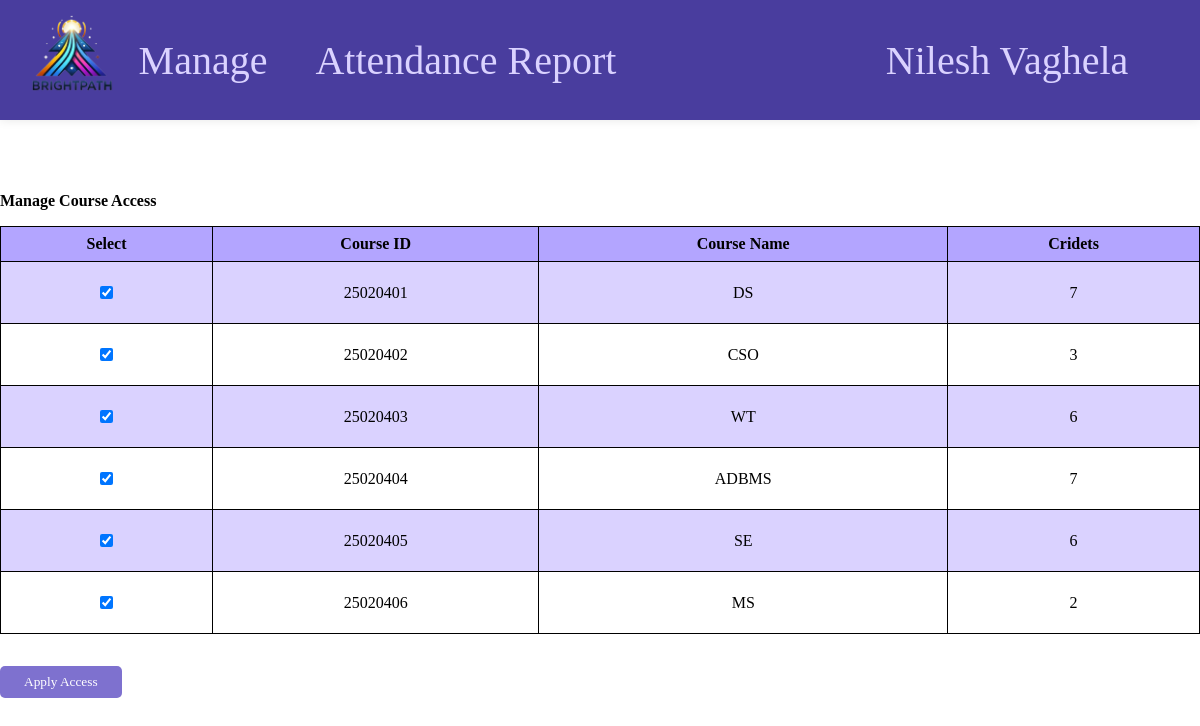
/hod/php/cc-manage.php (signed in), run on the app's committed database.
### tables this page shows
CREATE TABLE `cvallow` (
  `Course_ID` int(11) DEFAULT NULL,
  `Status` enum('Allow','Not-Allow') NOT NULL DEFAULT 'Not-Allow'
);

CREATE TABLE `course` (
  `Course_ID` int(15) NOT NULL,
  `Course_Name` varchar(25) NOT NULL,
  `Department_ID` int(15) DEFAULT NULL,
  `Credits` int(5) NOT NULL,
  `HOD_ID` int(15) DEFAULT NULL
);

### hod/php/cc-manage.php (the view, shortened to what this page needs)
<?php
include 'navbar.php';
include 'conn.php';
?>
<link rel="stylesheet" href="../css/cc-manage.css">
<div class="main">
    <h4>Manage Course Access</h4>
    <form method="post">
        <table id="callow">
            <tr>
                <th>Select</th>
                <th>Course ID</th>
                <th>Course Name</th>
                <th>Cridets</th>
            </tr>
        <?php
        $sql='SELECT * from course where Department_ID ='. $_SESSION["did"].';';
        $cresult=mysqli_query($conn,$sql);
        if(mysqli_num_rows($cresult)>0){
            while($row=mysqli_fetch_array($cresult)){
                $allow='SELECT Status From cvallow where Course_ID = '. $row['Course_ID'].';';
                $rallow=mysqli_query($conn,$allow);
                $rowallow=mysqli_fetch_array($rallow);
                ?>
                <tr>
                    <td>
                        <input type="checkbox" name="ccid[]" value="<?php echo $row['Course_ID']; ?>" <?php if($rowallow['Status'] == "Allow") echo "checked"; ?>>
                    </td>
                    <td>
                        <?php echo $row['Course_ID'];?>
                    </td>
                    <td>
                        <?php echo $row['Course_Name'];?>
                    </td>
                    <td>
                        <?php echo $row['Credits'];?>
                    </td>
                </tr>
                <?php
            }
        }
        ?>
        </table>
        <input type="submit" value="Apply Access" name="allow">
    </form>
</div>

### hod/css/navbar.css (style rules this page uses)
* { font-family: 'Times New Roman'; margin: 0; padding: 0; }

### hod/css/cc-manage.css (style rules this page uses)
.main { top: 20vh; position: absolute; display: flex; flex-direction: column; width: 100%; padding: 4vh 0; }
table { width: 100%; border-collapse: collapse; margin: 2vh 0; }
table th, table td { border: 1px solid rgb(0, 0, 0); padding: 1vh; text-align: center; }
table th { background-color: rgb(179, 165, 255); color: rgb(0, 0, 0); }
table tr:nth-child(even) { background-color: rgb(218, 210, 255); }
table tr:nth-child(odd) { background-color: rgb(255, 255, 255); }
input { margin: 2vh auto; padding: 1vh 2vw; background-color: rgb(126, 113, 207); color: white; border: none; border-radius: 5px; cursor: pointer; }

### data on the page
course: Course_ID "25020401", Course_Name "DS", Credits "7"
cvallow: Status "☑"
course: Course_ID "25020402", Course_Name "CSO", Credits "3"
cvallow: Status "☑"
course: Course_ID "25020403", Course_Name "WT", Credits "6"
cvallow: Status "☑"
course: Course_ID "25020404", Course_Name "ADBMS", Credits "7"
cvallow: Status "☑"
course: Course_ID "25020405", Course_Name "SE", Credits "6"
cvallow: Status "☑"
course: Course_ID "25020406", Course_Name "MS", Credits "2"
cvallow: Status "☑"

### other printed values
$_SESSION['name'] "Nilesh Vaghela"
